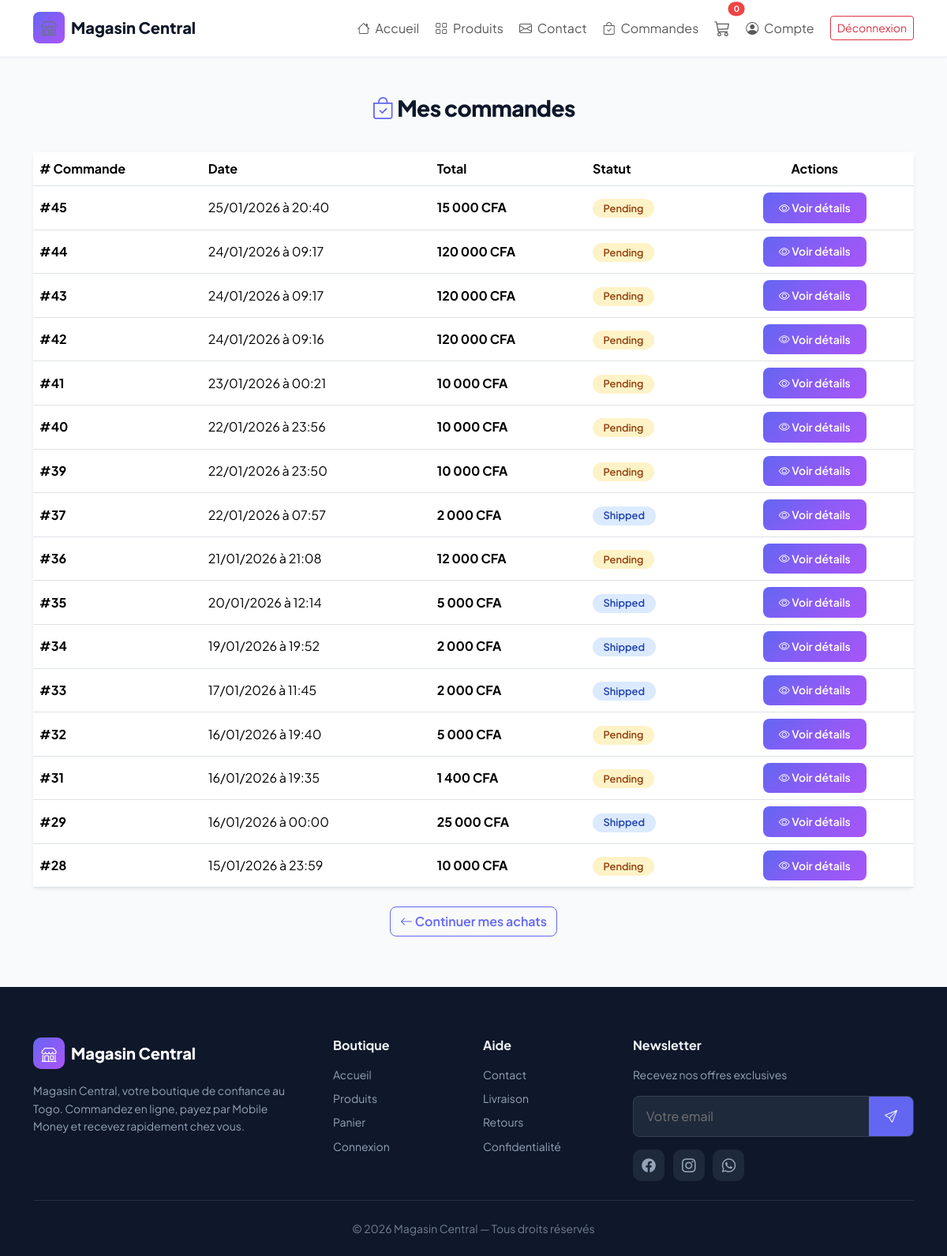
/my-orders.php (signed in), run on the app's committed database.
### tables this page shows
CREATE TABLE `orders` (
  `id` int(11) NOT NULL,
  `user_id` int(11) DEFAULT NULL,
  `total` decimal(10,2) NOT NULL,
  `payment_method` enum('cod','paygate','other') DEFAULT 'cod',
  `reference` varchar(100) DEFAULT NULL,
  `status` enum('Pending','Processed','Shipped','Delivered') DEFAULT 'Pending',
  `created_at` timestamp NULL DEFAULT current_timestamp(),
  `customer_name` varchar(100) DEFAULT NULL,
  `customer_email` varchar(100) DEFAULT NULL,
  `customer_phone` varchar(20) DEFAULT NULL,
  `customer_address` text DEFAULT NULL
);

### my-orders.php (the view, shortened to what this page needs)
<?php
require_once 'config.php';
include 'includes/header.php';
$user_id = $_SESSION['user_id'];
$stmt = $pdo->prepare("
    SELECT id, total, status, created_at
    FROM orders
    WHERE user_id = ?
    ORDER BY created_at DESC
");
$stmt->execute([$user_id]);
$orders = $stmt->fetchAll(PDO::FETCH_ASSOC);
if (empty($orders)) {
    $noOrders = true;
} else {
    $noOrders = false;
}
?>
<div class="page-shell">
<div class="container">
    <div class="page-header">
        <h1><i class="bi bi-bag-check text-primary"></i> Mes commandes</h1>
    </div>
    <?php if ($noOrders): ?>
        <div class="text-center py-5 bg-light rounded-3 shadow-sm">
            <i class="bi bi-bag-x display-1 text-muted mb-4"></i>
            <h4 class="text-muted">Aucune commande pour le moment</h4>
            <p class="text-muted mb-4">Parcourez nos produits et passez votre première commande !</p>
            <a href="products.php" class="btn btn-primary btn-lg px-5">
                <i class="bi bi-bag-heart"></i> Découvrir les produits
            </a>
        </div>
    <?php else: ?>
        <div class="card shadow-sm border-0">
            <div class="card-body p-0">
                <div class="table-responsive">
                    <table class="table table-hover mb-0 align-middle">
                        <thead class="bg-light">
                            <tr>
                                <th># Commande</th>
                                <th>Date</th>
                                <th>Total</th>
                                <th>Statut</th>
                                <th class="text-center">Actions</th>
                            </tr>
                        </thead>
                        <tbody>
                            <?php foreach ($orders as $order): ?>
                                <tr>
                                    <td><strong>#<?= $order['id'] ?></strong></td>
                                    <td><?= date('d/m/Y à H:i', strtotime($order['created_at'])) ?></td>
                                    <td class="fw-bold"><?= number_format($order['total'], 0, ',', ' ') ?> CFA</td>
                                    <td>
                                        <span class="badge order-status status-<?= strtolower($order['status']) ?>">
                                            <?= ucfirst(str_replace('_', ' ', $order['status'])) ?>
                                        </span>
                                    </td>
                                    <td class="text-center">
                                        <a href="order_confirmation.php?id=<?= $order['id'] ?>" class="btn btn-primary btn-sm">
                                            <i class="bi bi-eye"></i> Voir détails
                                        </a>
                                    </td>
                                </tr>
                            <?php endforeach; ?>
                        </tbody>
                    </table>
                </div>
            </div>
        </div>
        <div class="text-center mt-4">
            <a href="product.php" class="btn btn-outline-primary">
                <i class="bi bi-arrow-left"></i> Continuer mes achats
            </a>
        </div>
    <?php endif; ?>
</div>
</div>
<?php include 'includes/footer.php'; ?>

### assets/css/theme.css (style rules this page uses)
:root { --brand-primary: #6366f1; --brand-primary-dark: #4f46e5; --brand-secondary: #8b5cf6; --brand-accent: #06b6d4; --brand-success: #10b981; --brand-warning: #f59e0b; --brand-danger: #ef4444; --surface: #ffffff; --surface-muted: #f8fafc; --surface-elevated: #ffffff; --border: #e2e8f0; --border-light: #f1f5f9; --text: #0f172a; --text-muted: #64748b; --text-light: #94a3b8; --sidebar-bg: linear-gradient(180deg, #1e293b 0%, #0f172a 100%); --gradient-hero: linear-gradient(135deg, #6366f1 0%, #8b5cf6 50%, #a855f7 100%); --gradient-soft: linear-gradient(135deg, #eef2ff 0%, #f5f3ff 100%); --radius-sm: 8px; --radius: 12px; --radius-lg: 16px; --radius-xl: 24px; --shadow-sm: 0 1px 3px rgba(15, 23, 42, 0.06); --shadow: 0 4px 20px rgba(15, 23, 42, 0.08); --shadow-lg: 0 12px 40px rgba(15, 23, 42, 0.12); --font: 'Plus Jakarta Sans', 'Segoe UI', system-ui, sans-serif; --transition: 0.25s cubic-bezier(0.4, 0, 0.2, 1); --bs-primary: var(--brand-primary); --bs-primary-rgb: 99, 102, 241; }
*, *::before, *::after { box-sizing: border-box; }
html { scroll-behavior: smooth; }
body { font-family: var(--font); background: var(--surface-muted); color: var(--text); line-height: 1.6; -webkit-font-smoothing: antialiased; }
a { transition: color var(--transition); }
.btn-primary { background: var(--gradient-hero); border: none; font-weight: 600; border-radius: var(--radius-sm); padding: 0.55rem 1.25rem; transition: transform var(--transition), box-shadow var(--transition); }
.btn-outline-primary { border-color: var(--brand-primary); color: var(--brand-primary); font-weight: 600; border-radius: var(--radius-sm); }
.text-primary { color: var(--brand-primary) !important; }
.page-shell { padding: 3rem 0 4rem; }
.page-header { text-align: center; margin-bottom: 2.5rem; }
.page-header h1 { font-weight: 800; font-size: 1.75rem; letter-spacing: -0.02em; }
.order-status, .badge-status { font-weight: 600; border-radius: 50px; padding: 0.35rem 0.85rem; font-size: 0.8rem; }
.status-pending, .status-Pending { background: #fef3c7; color: #92400e; }
.status-shipped, .status-Shipped { background: #dbeafe; color: #1e40af; }

### data on the page
orders: id "45", created_at "25/01/2026 à 20:40", total "15 000", status "Pending"
orders: id "44", created_at "24/01/2026 à 09:17", total "120 000", status "Pending"
orders: id "43", created_at "24/01/2026 à 09:17", total "120 000", status "Pending"
orders: id "42", created_at "24/01/2026 à 09:16", total "120 000", status "Pending"
orders: id "41", created_at "23/01/2026 à 00:21", total "10 000", status "Pending"
orders: id "40", created_at "22/01/2026 à 23:56", total "10 000", status "Pending"
orders: id "39", created_at "22/01/2026 à 23:50", total "10 000", status "Pending"
orders: id "37", created_at "22/01/2026 à 07:57", total "2 000", status "Shipped"
orders: id "36", created_at "21/01/2026 à 21:08", total "12 000", status "Pending"
orders: id "35", created_at "20/01/2026 à 12:14", total "5 000", status "Shipped"
orders: id "34", created_at "19/01/2026 à 19:52", total "2 000", status "Shipped"
orders: id "33", created_at "17/01/2026 à 11:45", total "2 000", status "Shipped"
orders: id "32", created_at "16/01/2026 à 19:40", total "5 000", status "Pending"
orders: id "31", created_at "16/01/2026 à 19:35", total "1 400", status "Pending"
orders: id "29", created_at "16/01/2026 à 00:00", total "25 000", status "Shipped"
orders: id "28", created_at "15/01/2026 à 23:59", total "10 000", status "Pending"

### other printed values
SITE_NAME "Magasin Central"
SITE_DESCRIPTION_SHORT "Magasin Central, votre boutique de confiance au Togo. Commandez en ligne, payez par Mobile Money et recevez rapidement chez vous."
